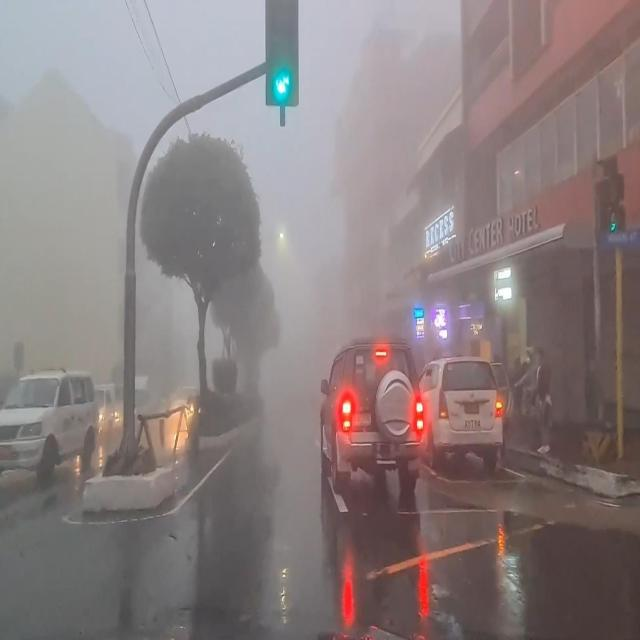
#> input picture prototype/sample.jpg, 640 x 640 px
$ python -i enhancement.py   (imports and definitions only)
#> lines starting #> are read from the running program, lines starting #| are printed output that depends on the picture
#> further down, picture is the input picture: shape (640, 640, 3); mean B, G, R 126.7, 126.2, 137.6
import cv2
import numpy as np
import random

CLIP_LIMIT = 2.0
TILE_GRID_SIZE = (16, 32)

def apply_enhancement(image):

    if image is None:
        return None

    # Random Gamma Correction
    random_gamma = random.uniform(0.5, 1.0)
    gamma_table = np.array([((i / 255.0) ** random_gamma) * 255
                            for i in np.arange(0, 256)]).astype("uint8")
    gamma_corrected_image = cv2.LUT(image, gamma_table)

    #BGR to YCrCb Conversion

    ycrcb_image = cv2.cvtColor(gamma_corrected_image, cv2.COLOR_BGR2YCrCb)
#> ycrcb_image: shape (640, 640, 3); mean of channels 0, 1, 2 135.8, 133.5, 126.3

    # Apply CLAHE on the Luminance (Y) channel

    y, cr, cb = cv2.split(ycrcb_image)
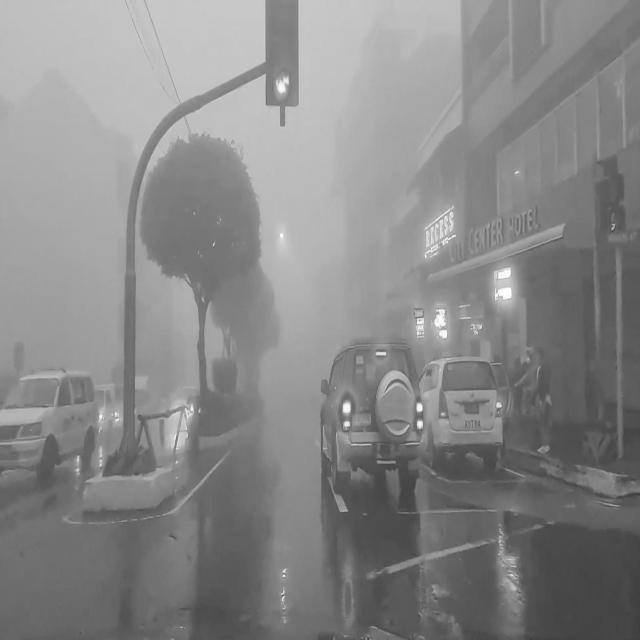
#> y: shape (640, 640); min 59, max 255, mean 135.8
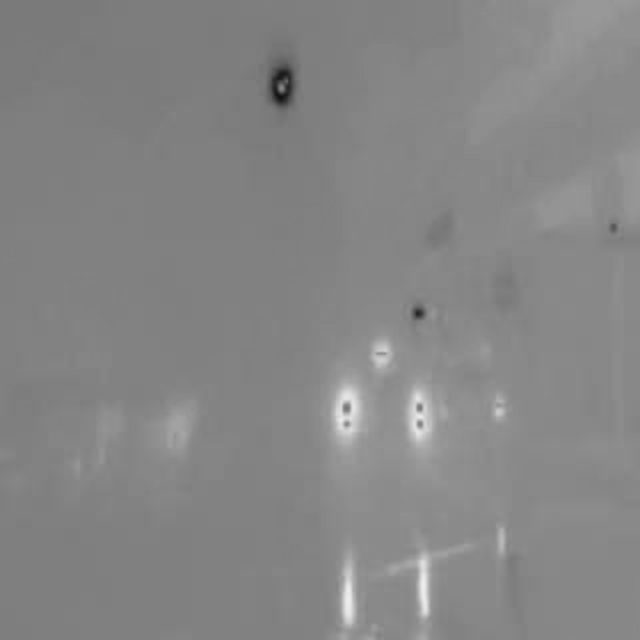
#> cr: shape (640, 640); min 15, max 239, mean 133.5
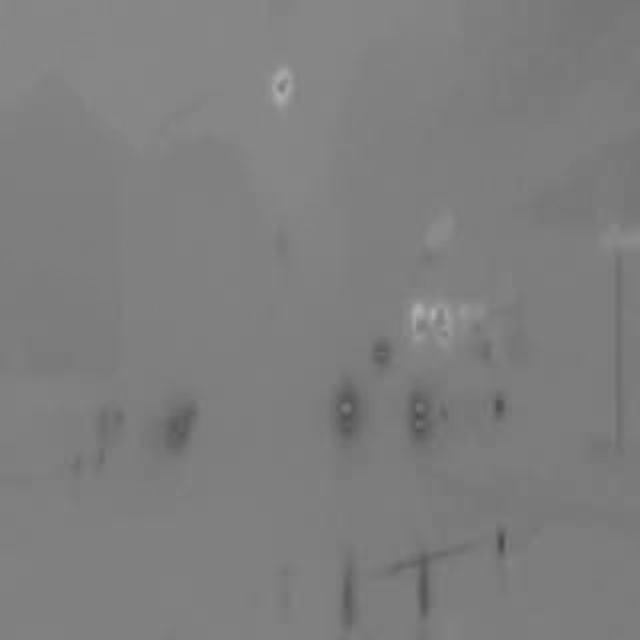
#> cb: shape (640, 640); min 73, max 176, mean 126.3
    clahe = cv2.createCLAHE(clipLimit=CLIP_LIMIT, tileGridSize=TILE_GRID_SIZE)
    clahe_y = clahe.apply(y)
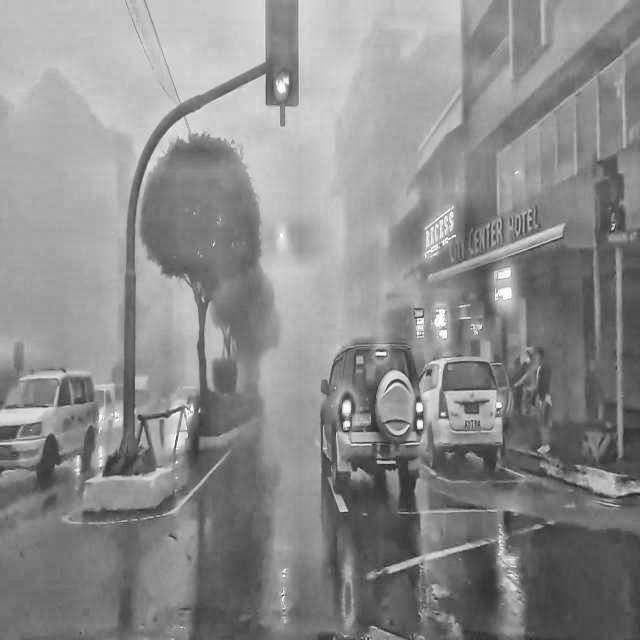
#> clahe_y: shape (640, 640); min 40, max 255, mean 140
    clahe_ycrcb = cv2.merge([clahe_y, cr, cb])
#> clahe_ycrcb: shape (640, 640, 3); mean of channels 0, 1, 2 140, 133.5, 126.3

    # Convert back to BGR
    final_image = cv2.cvtColor(clahe_ycrcb, cv2.COLOR_YCrCb2BGR)
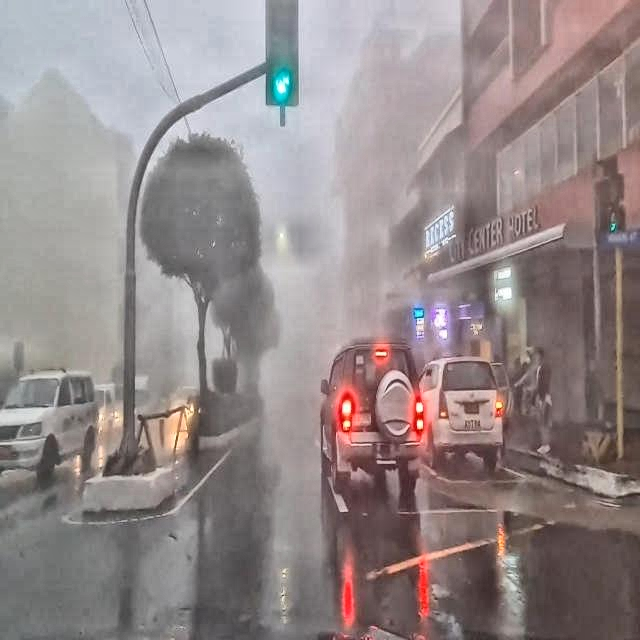
#> final_image: shape (640, 640, 3); mean B, G, R 137, 136.6, 147.6

    return final_image

>>> import cv2
>>> picture = cv2.imread('sample.jpg')
>>> result = apply_enhancement(picture)
